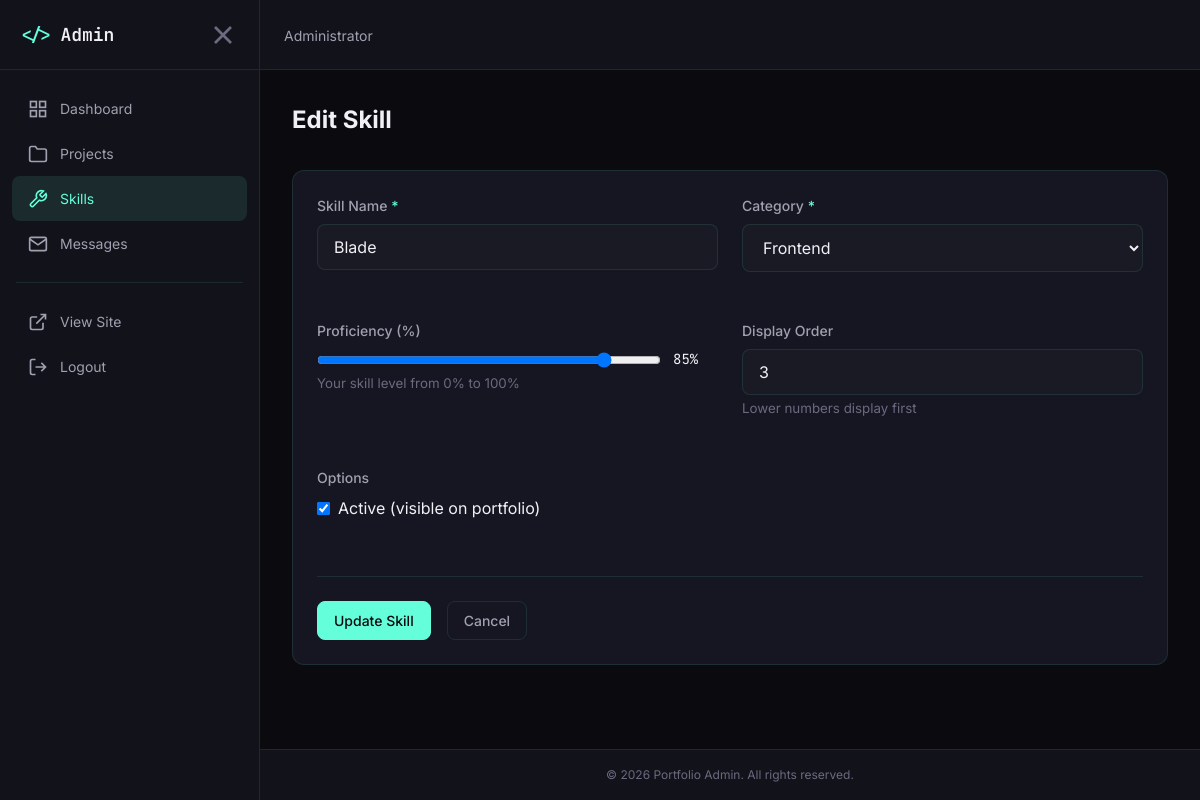
The app's page /admin/skill-form.php?id=3 (signed in) with its own data.
### tables this page shows
CREATE TABLE IF NOT EXISTS `skills` (
  `id` int(11) NOT NULL AUTO_INCREMENT,
  `name` varchar(100) NOT NULL,
  `category` varchar(50) DEFAULT 'Other',
  `icon` varchar(255) DEFAULT NULL,
  `proficiency` int(11) DEFAULT 80,
  `display_order` int(11) DEFAULT 0,
  `is_active` tinyint(1) DEFAULT 1,
  `created_at` timestamp DEFAULT CURRENT_TIMESTAMP,
  `updated_at` timestamp DEFAULT CURRENT_TIMESTAMP ON UPDATE CURRENT_TIMESTAMP,
  PRIMARY KEY (`id`),
  UNIQUE KEY `name` (`name`)
);

### includes/database.php (called while the page is built, shortened)
<?php
class Database {
    private static ?PDO $instance = null;
    public static function getInstance(): PDO {
        if (self::$instance === null) {
            try {
                $dsn = "mysql:host=" . DB_HOST . ";dbname=" . DB_NAME . ";charset=" . DB_CHARSET;
                $options = [
                    PDO::ATTR_ERRMODE => PDO::ERRMODE_EXCEPTION,
                    PDO::ATTR_DEFAULT_FETCH_MODE => PDO::FETCH_ASSOC,
                    PDO::ATTR_EMULATE_PREPARES => false,
                    PDO::MYSQL_ATTR_INIT_COMMAND => "SET NAMES " . DB_CHARSET . " COLLATE utf8mb4_unicode_ci"
                ];
                self::$instance = new PDO($dsn, DB_USER, DB_PASS, $options);
            } catch (PDOException $e) {
                error_log("Database connection failed: " . $e->getMessage());
                throw new Exception("Database connection failed. Please try again later.");
            }
        }
        return self::$instance;
    }
    public static function queryOne(string $sql, array $params = []): ?array {
        $stmt = self::getInstance()->prepare($sql);
        $stmt->execute($params);
        $result = $stmt->fetch();
        return $result ?: null;
    }
}

### includes/models/Skill.php (called while the page is built, shortened)
<?php
require_once __DIR__ . '/../database.php';
class Skill {
    public static function getById(int $id): ?array {
        return Database::queryOne("SELECT * FROM skills WHERE id = :id", [':id' => $id]);
    }
}

### includes/helpers.php (called while the page is built, shortened)
<?php
function e(string $text): string {
    return htmlspecialchars($text, ENT_QUOTES, 'UTF-8');
}

### admin/skill-form.php (the view, shortened to what this page needs)
<?php
require_once __DIR__ . '/../includes/helpers.php';
require_once __DIR__ . '/../includes/models/Skill.php';
$skill = null;
$editId = isset($_GET['id']) ? (int) $_GET['id'] : 0;
if ($editId > 0) {
    $skill = Skill::getById($editId);
    if ($skill) {
        $pageTitle = 'Edit Skill';
    } else {
        setFlash('error', 'Skill not found.');
        redirect(SITE_URL . '/admin/skills.php');
    }
}
include __DIR__ . '/includes/header.php';
?>
<div class="admin-page-header">
    <h1><?php echo $pageTitle; ?></h1>
</div>
<div class="admin-section">
    <div class="admin-section-body">
        <form method="POST" action="" data-validate>
            <div class="admin-form-grid">
                <div class="form-group">
                    <label for="name" class="form-label">Skill Name <span>*</span></label>
                    <input type="text"
                           id="name"
                           name="name"
                           class="form-input"
                           value="<?php echo e($_POST['name'] ?? $skill['name'] ?? ''); ?>"
                           required
                           maxlength="100"
                           placeholder="e.g., PHP, Laravel, JavaScript">
                </div>
                <div class="form-group">
                    <label for="category" class="form-label">Category <span>*</span></label>
                    <select id="category" name="category" class="form-input" required>
                        <option value="Frontend" <?php echo ($_POST['category'] ?? $skill['category'] ?? '') === 'Frontend' ? 'selected' : ''; ?>>Frontend</option>
                    </select>
                </div>
                <div class="form-group">
                    <label for="proficiency" class="form-label">Proficiency (%)</label>
                    <div style="display: flex; align-items: center; gap: var(--space-3);">
                        <input type="range"
                               id="proficiency"
                               name="proficiency"
                               min="0"
                               max="100"
                               value="<?php echo $_POST['proficiency'] ?? $skill['proficiency'] ?? 80; ?>"
                               style="flex: 1;"
                               oninput="document.getElementById('proficiencyValue').textContent = this.value + '%'">
                        <span id="proficiencyValue" style="min-width: 45px; font-family: var(--font-mono); font-size: var(--font-size-sm);">
                            <?php echo $_POST['proficiency'] ?? $skill['proficiency'] ?? 80; ?>%
                        </span>
                    </div>
                    <small style="color: var(--color-text-muted);">Your skill level from 0% to 100%</small>
                </div>
                <div class="form-group">
                    <label for="display_order" class="form-label">Display Order</label>
                    <input type="number"
                           id="display_order"
                           name="display_order"
                           class="form-input"
                           value="<?php echo $_POST['display_order'] ?? $skill['display_order'] ?? 0; ?>"
                           min="0">
                    <small style="color: var(--color-text-muted);">Lower numbers display first</small>
                </div>
                <div class="form-group">
                    <label class="form-label">Options</label>
                    <label style="display: flex; align-items: center; gap: var(--space-2);">
                        <input type="checkbox"
                               name="is_active"
                               value="1"
                               <?php echo ($_POST['is_active'] ?? $skill['is_active'] ?? 1) ? 'checked' : ''; ?>>
                        <span>Active (visible on portfolio)</span>
                    </label>
                </div>
            </div>
            <div class="admin-form-actions">
                <button type="submit" class="admin-btn admin-btn-primary">
                    <?php echo $editId > 0 ? 'Update Skill' : 'Create Skill'; ?>
                </button>
                <a href="<?php echo SITE_URL; ?>/admin/skills.php" class="admin-btn admin-btn-secondary">
                    Cancel
                </a>
            </div>
        </form>
    </div>
</div>
<?php include __DIR__ . '/includes/footer.php'; ?>

### assets/css/main.css (style rules this page uses)
:root { --color-bg-primary: #0a0a0f; --color-bg-secondary: #12121a; --color-bg-tertiary: #1a1a25; --color-bg-card: #161622; --color-bg-hover: #222233; --color-text-primary: #f0f0f5; --color-text-secondary: #a0a0b0; --color-text-muted: #6a6a80; --color-text-accent: #64ffda; --color-accent-primary: #64ffda; --color-accent-secondary: #00b4d8; --color-accent-tertiary: #90e0ef; --color-success: #4ade80; --color-error: #f87171; --color-warning: #fbbf24; --color-info: #60a5fa; --color-border: rgba(100, 255, 218, 0.1); --color-border-hover: rgba(100, 255, 218, 0.3); --font-primary: 'Inter', -apple-system, BlinkMacSystemFont, sans-serif; --font-mono: 'JetBrains Mono', 'Fira Code', monospace; --font-size-xs: 0.75rem; --font-size-sm: 0.875rem; --font-size-base: 1rem; --font-size-lg: 1.125rem; --font-size-xl: 1.25rem; --font-size-2xl: 1.5rem; --font-size-3xl: 2rem; --font-size-4xl: 2.5rem; --font-size-5xl: 3rem; --font-size-6xl: 4rem; --font-weight-light: 300; --font-weight-normal: 400; --font-weight-medium: 500; --font-weight-semibold: 600; --font-weight-bold: 700; --line-height-tight: 1.25; --line-height-normal: 1.5; --line-height-relaxed: 1.75; --space-1: 0.25rem; --space-2: 0.5rem; --space-3: 0.75rem; --space-4: 1rem; --space-5: 1.25rem; --space-6: 1.5rem; --space-8: 2rem; --space-10: 2.5rem; --space-12: 3rem; --space-16: 4rem; --space-20: 5rem; --space-24: 6rem; --space-32: 8rem; --container-max: 1200px; --container-padding: 1.5rem; --radius-sm: 0.25rem; --radius-md: 0.5rem; --radius-lg: 0.75rem; --radius-xl: 1rem; --shadow-sm: 0 1px 2px rgba(0, 0, 0, 0.3); --shadow-md: 0 4px 6px rgba(0, 0, 0, 0.4); --shadow-lg: 0 10px 15px rgba(0, 0, 0, 0.5); --shadow-glow: 0 0 20px rgba(100, 255, 218, 0.15); --transition-fast: 150ms ease; --transition-base: 250ms ease; --transition-slow: 350ms ease; --z-dropdown: 100; --z-sticky: 200; --z-fixed: 300; --z-modal-backdrop: 400; --z-modal: 500; --z-popover: 600; --z-tooltip: 700; }
*, *::before, *::after { box-sizing: border-box; margin: 0; padding: 0; }
html { scroll-behavior: smooth; -webkit-font-smoothing: antialiased; -moz-osx-font-smoothing: grayscale; }
body { font-family: var(--font-primary); font-size: var(--font-size-base); line-height: var(--line-height-normal); color: var(--color-text-primary); background-color: var(--color-bg-primary); min-height: 100vh; overflow-x: hidden; }
a { color: var(--color-accent-primary); text-decoration: none; transition: color var(--transition-fast); }
button { font-family: inherit; cursor: pointer; border: none; background: none; }
.form-group { margin-bottom: var(--space-6); }
.form-label { display: block; font-size: var(--font-size-sm); font-weight: var(--font-weight-medium); margin-bottom: var(--space-2); color: var(--color-text-secondary); }
.form-label span { color: var(--color-accent-primary); }
.form-input, .form-textarea { width: 100%; padding: var(--space-3) var(--space-4); font-family: var(--font-primary); font-size: var(--font-size-base); color: var(--color-text-primary); background: var(--color-bg-tertiary); border: 1px solid var(--color-border); border-radius: var(--radius-md); transition: all var(--transition-fast); }
.form-input::placeholder, .form-textarea::placeholder { color: var(--color-text-muted); }

### records on screen
skills: name "Blade", category "Frontend", proficiency "85", display_order "3", is_active "☑"

### other values on screen
$_SESSION['admin_full_name'] "Administrator"
$pageTitle "Edit Skill"
